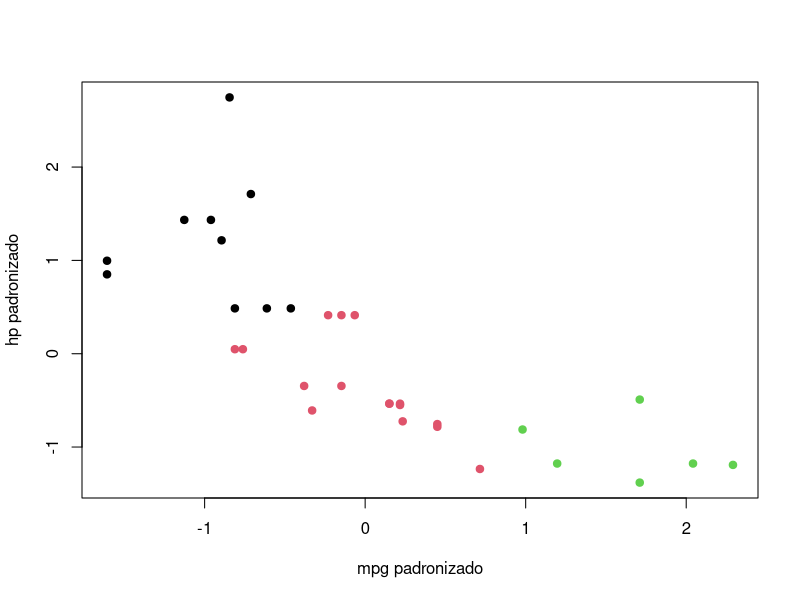
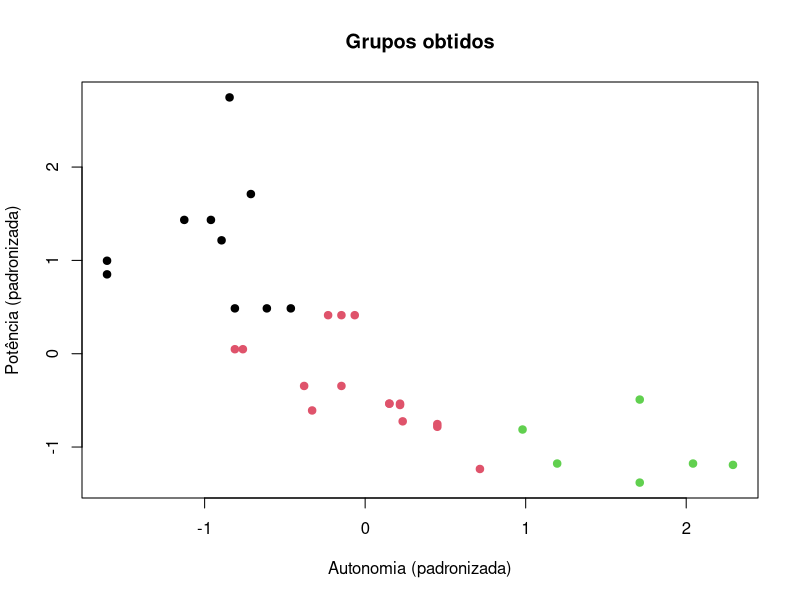

Reproduce these figures in R, in order.
# K-means ----

# Ajuste e resultados ----
set.seed(2026)
X <- scale(mtcars[, c("mpg", "hp", "wt")])
ajuste <- kmeans(X, centers = 3, nstart = 50)
print(ajuste$centers)
print(ajuste$tot.withinss)
print(table(ajuste$cluster))
plot(X[, 1:2], col = ajuste$cluster, pch = 19,
     xlab = "mpg padronizado", ylab = "hp padronizado")

# Visualização e diagnóstico ----
plot(X[,1:2], col = ajuste$cluster, pch = 19, xlab = "Autonomia (padronizada)", ylab = "Potência (padronizada)", main = "Grupos obtidos")
